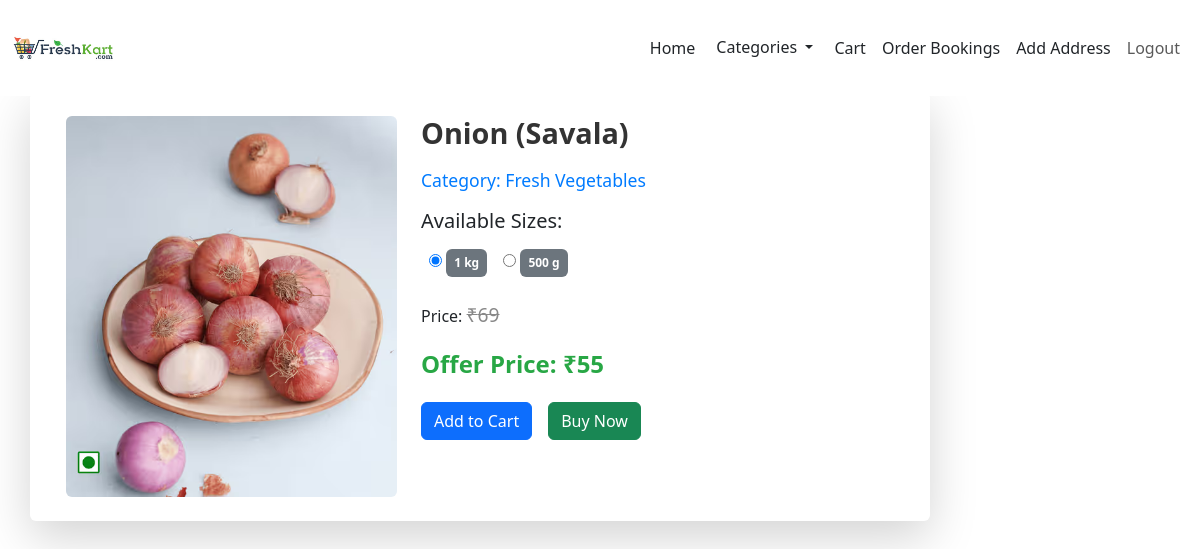
The app's page /viewpro/2 (signed in), older data.
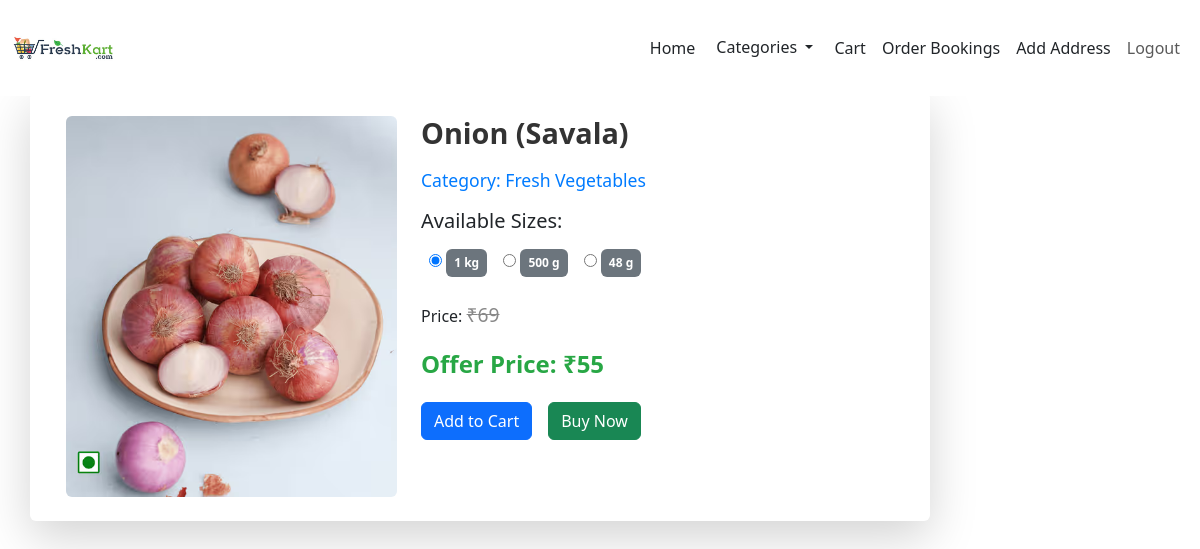
The same page, newer data.
### store/models.py (models this page shows, shortened)
class Details(models.Model):
    product=models.ForeignKey(Product,on_delete=models.CASCADE)
    weight=models.TextField()
    price=models.IntegerField()
    off_price=models.IntegerField()
    stock=models.IntegerField()
    discount = models.DecimalField(max_digits=5, decimal_places=2, default=0.00)

### store/views.py (the view)
# urls.py: path('viewpro/<pid>',views.view_pro),
def view_pro(req,pid):
    if 'user' in req.session:
        data=Product.objects.get(pk=pid)
        data1=Details.objects.filter(product=pid)
        data2=Details.objects.get(product=pid,pk=data1[0].pk)
        cat=Category.objects.all()
        if req.GET.get('dis'):
                dis=req.GET.get('dis')
                data2=Details.objects.get(product=pid,pk=dis)
        return render(req,'user/view_product.html',{'data':data,'data1':data1,'data2':data2,'cat':cat})
    else:
         return redirect(gro_login)

### template/user/view_product.html (shortened to what this page needs)
<!DOCTYPE html>
<html lang="en">
<head>
  {% load static %}
  <link rel="stylesheet" href="{% static 'css/view_product.css' %}">
  <link href="https://cdn.jsdelivr.net/npm/bootstrap@5.3.3/dist/css/bootstrap.min.css" rel="stylesheet">
    <link rel="stylesheet" href="https://cdnjs.cloudflare.com/ajax/libs/font-awesome/6.7.2/css/all.min.css" />
</head>
<body>
  <nav class="  navbar navbar-expand-sm bg-white navbar-white fixed-top ">
    <div class="container-fluid">
      <a href="shop_home"><img src="{% static 'images/logo.jpg' %}" alt="Logo" class="img-fluid" style="height: 80px; width: auto;"></a><br>
      <div class="collapse navbar-collapse justify-content-end " id="collapsibleNavbar">
        <ul class="navbar-nav">
          <li class="nav-item">
            <a class="nav-link  active text-dark" href="../">Home</a>
          </li>
          <li>
            <div class="dropdown">
                <button type="button" class="btn btn-white text-dark btt-1 dropdown-toggle" data-bs-toggle="dropdown">
                    Categories
                </button>
            </div>
        </li>
          <li class="nav-item ">
            <a class="nav-link text-dark " href="cart">Cart</a>
          </li>
          <li class="nav-item  ">
            <a class="nav-link text-dark" href="user_book">Order Bookings</a>
          </li>
          <li class="nav-item  ">
            <a class="nav-link text-dark" href="Address">Add Address</a>
          </li>
          {% if user.is_authenticated %}
            <li class="nav-item"><a class="nav-link" href="logout">Logout</a></li>
          {% else %}
            <li class="nav-item"><a class="nav-link" href="login">Login</a></li>
          {% endif %}
        </ul>
      </div>
    </div>
  </nav>
    <div class="container mt-5" style="border-top-width: 44px;border-top-style: solid;">
      <div class="product-container row bg-white p-4 rounded shadow-lg">
          <div class="col-md-5 text-center">
              <img src="{{data.img.url}}" alt="Product Image" class="img-fluid rounded">
          </div>
          <div class="col-md-7">
              <h2 class="product-name">{{data.name}}</h2>
              <p class="product-category">Category: {{data.category.category}}</p>
              <h5>Available Sizes:</h5>
              <div class="d-flex flex-wrap">
                  {% for j in data1 %}
                  <label class="m-2">
                      <input type="radio" onchange="get_correct_price('{{j.pk}}')" name="select" {% if data2.pk == j.pk %} checked {%endif %}>
                      <span class="badge bg-secondary p-2">{{j.weight}}</span>
                  </label>
                  {% endfor %}
              </div>
              <p class="product-price mt-3">Price: <span class="original-price">₹{{data2.price}}</span></p>
              <p class="offer-price">Offer Price: <span>₹{{data2.off_price}}</span></p>
              {% if data2.stock > 0 %}
              <div class="button-container d-flex gap-3">
                  <a href="../add_to_cart/{{data2.pk}}" class="text-decoration-none">
                      <button class="add-to-cart w-100 btn btn-primary">Add to Cart</button>
                  </a>
                  <a href="../buynow/{{data2.pk}}" class="text-decoration-none">
                      <button class="buy-now w-100 btn btn-success">Buy Now</button>
                  </a>
              </div>
              {% endif %}
          </div>
      </div>
    </div>
  </body>
</html>

Row changes from the older to the newer data that the page shows:
added Details: select "☐ 48 g", weight "48 g"
